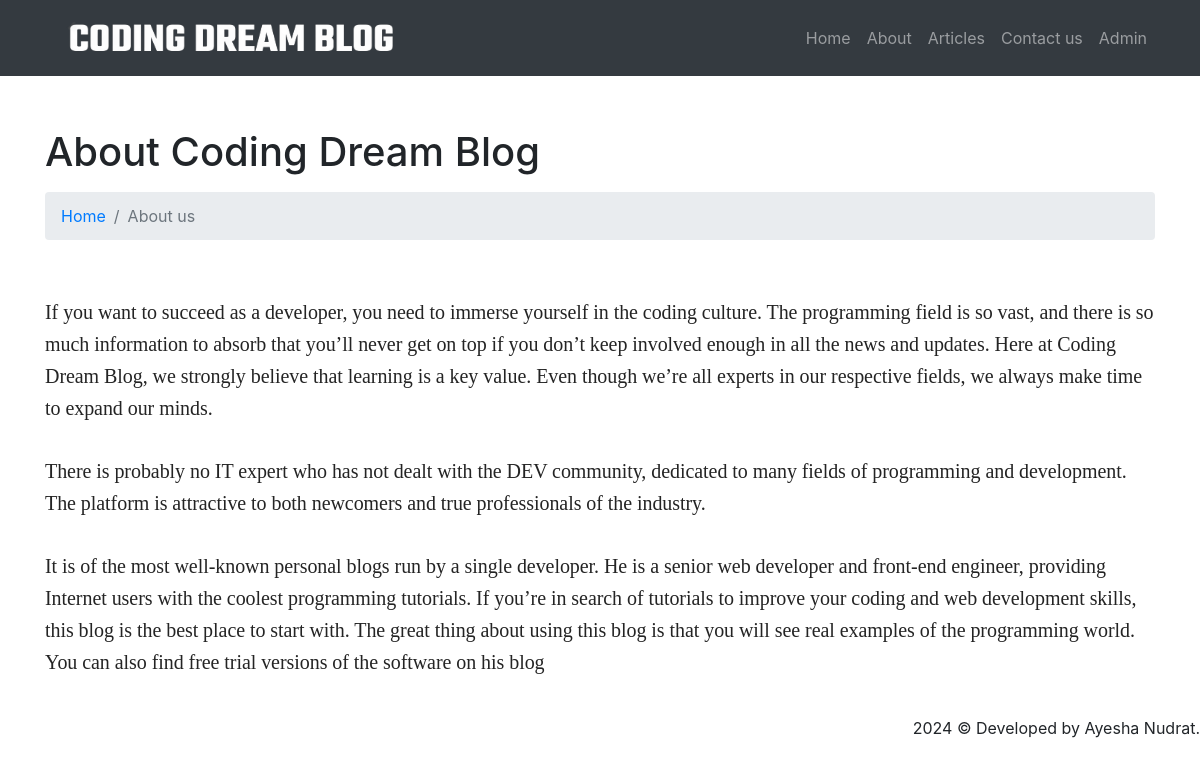
The page /about-us.php on the database its author committed.
### tables this page shows
CREATE TABLE `tblpages` (
  `id` int(11) NOT NULL,
  `PageName` varchar(200) DEFAULT NULL,
  `PageTitle` mediumtext DEFAULT NULL,
  `Description` longtext DEFAULT NULL,
  `PostingDate` timestamp NULL DEFAULT current_timestamp(),
  `UpdationDate` timestamp NULL DEFAULT NULL ON UPDATE current_timestamp()
);

### about-us.php (the view, shortened to what this page needs)
<?php
include('includes/config.php');
?>
<!DOCTYPE html>
<html lang="en">
  <head>
    <link href="vendor/bootstrap/css/bootstrap.min.css" rel="stylesheet">
    <link href="css/modern-business.css" rel="stylesheet">
  </head>
  <body>
    <?php include('includes/header.php');?> <br> <br>
    <div class="container">
<?php
$pagetype='aboutus';
$query=mysqli_query($con,"select PageTitle,Description from tblpages where PageName='$pagetype'");
while($row=mysqli_fetch_array($query))
{
?>
      <h1 class="mt-4 mb-3"><?php echo htmlentities($row['PageTitle'])?>
      </h1>
      <ol class="breadcrumb">
        <li class="breadcrumb-item">
          <a href="index.php">Home</a>
        </li>
        <li class="breadcrumb-item active">About us</li>
      </ol>
      <div class="row">
        <div class="col-lg-12">
          <p><?php echo $row['Description'];?></p>
        </div>
      </div>
<?php } ?>
    </div>
 <?php include('includes/footer.php');?>
  </body>
</html>

### css/modern-business.css (style rules this page uses)
body { padding-top: 54px; }
@media (min-width: 992px) { body { padding-top: 56px; } }

### rows shown on the page
tblpages: PageTitle "About Coding Dream Blog", Description "If you want to succeed as a developer, you need to immerse yourself in the coding culture. The programming field is so vast, and there is so much information to absorb that you’ll never get on top if you don’t keep involved enough in all the news and updates. Here at Coding Dream Blog, we strongly believe that learning is a key value. Even though we’re all experts in our respective fields, we always make time to expand our minds. There is probably no IT expert who has not dealt with the DEV community, dedicated to many fields of programming and development. The platform is attractive to both newcomers and true professionals of the industry. It is of the most well-known personal blogs run by…"
